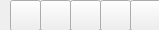
<?xml version="1.0" encoding="UTF-8"?>
<ui version="4.0">
 <class>TopBar</class>
 <widget class="QMainWindow" name="TopBar">
  <property name="geometry">
   <rect>
    <x>0</x>
    <y>0</y>
    <width>159</width>
    <height>30</height>
   </rect>
  </property>
  <property name="windowTitle">
   <string>OpenBangla Keyboard</string>
  </property>
  <widget class="QWidget" name="centralwidget">
   <widget class="QPushButton" name="buttonAbout">
    <property name="geometry">
     <rect>
      <x>130</x>
      <y>0</y>
      <width>31</width>
      <height>31</height>
     </rect>
    </property>
    <property name="icon">
     <iconset resource="images.qrc">
      <normaloff>:/images/about.png</normaloff>:/images/about.png</iconset>
    </property>
   </widget>
   <widget class="QPushButton" name="buttonSetLayout">
    <property name="geometry">
     <rect>
      <x>10</x>
      <y>0</y>
      <width>31</width>
      <height>31</height>
     </rect>
    </property>
    <property name="icon">
     <iconset resource="images.qrc">
      <normaloff>:/images/keyboard_layout_viewer.png</normaloff>:/images/keyboard_layout_viewer.png</iconset>
    </property>
   </widget>
   <widget class="QPushButton" name="buttonViewLayout">
    <property name="geometry">
     <rect>
      <x>40</x>
      <y>0</y>
      <width>31</width>
      <height>31</height>
     </rect>
    </property>
    <property name="icon">
     <iconset resource="images.qrc">
      <normaloff>:/images/keyboard_layout.png</normaloff>:/images/keyboard_layout.png</iconset>
    </property>
   </widget>
   <widget class="QPushButton" name="buttonSettings">
    <property name="geometry">
     <rect>
      <x>70</x>
      <y>0</y>
      <width>31</width>
      <height>31</height>
     </rect>
    </property>
    <property name="icon">
     <iconset resource="images.qrc">
      <normaloff>:/images/settings.png</normaloff>:/images/settings.png</iconset>
    </property>
   </widget>
   <widget class="QPushButton" name="buttonInternet">
    <property name="geometry">
     <rect>
      <x>100</x>
      <y>0</y>
      <width>31</width>
      <height>31</height>
     </rect>
    </property>
    <property name="icon">
     <iconset resource="images.qrc">
      <normaloff>:/images/internet.png</normaloff>:/images/internet.png</iconset>
    </property>
   </widget>
  </widget>
 </widget>
 <resources>
  <include location="images.qrc"/>
 </resources>
 <connections/>
</ui>
